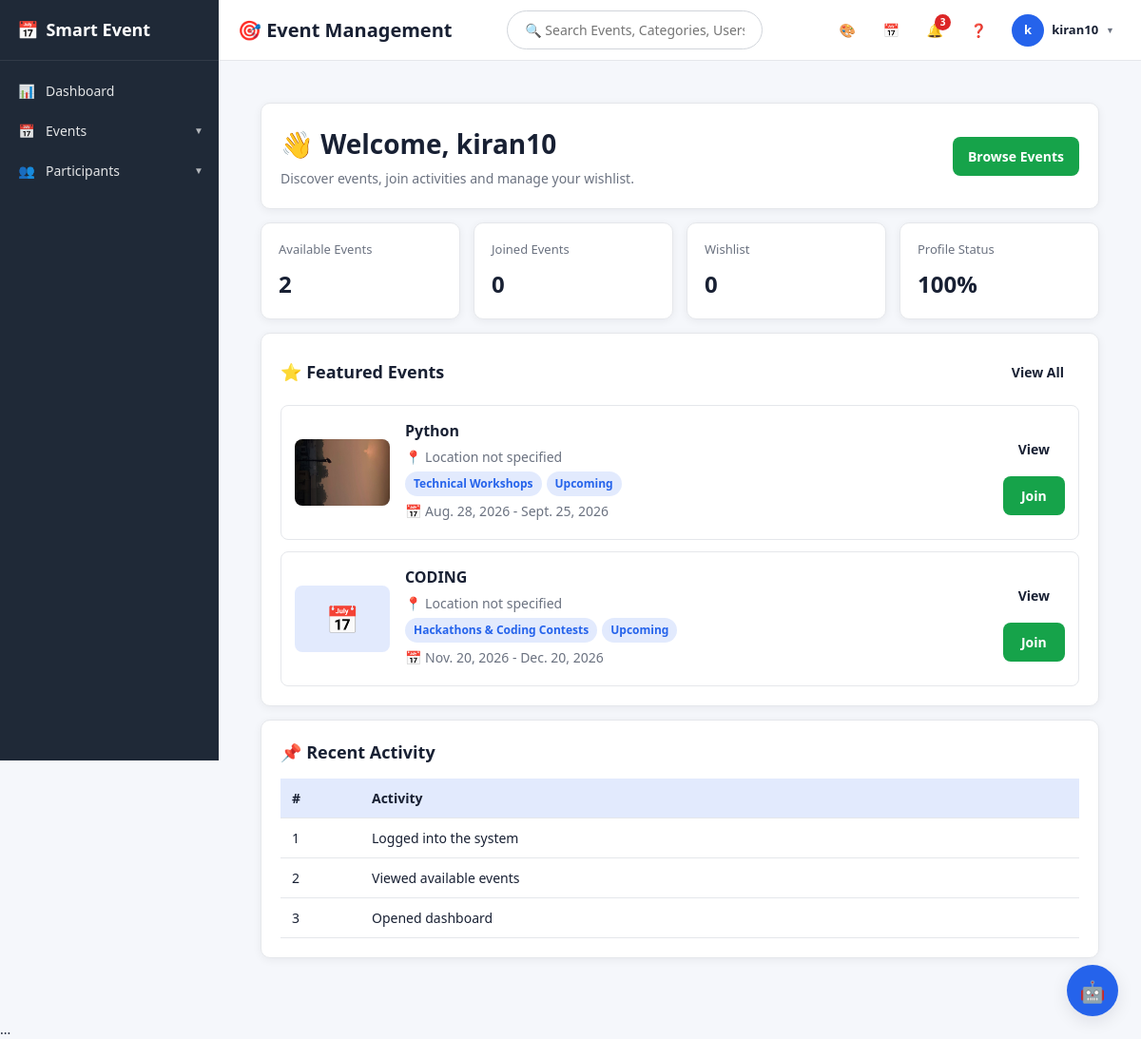
The app's page /user-dashboard/ (signed in), older data.
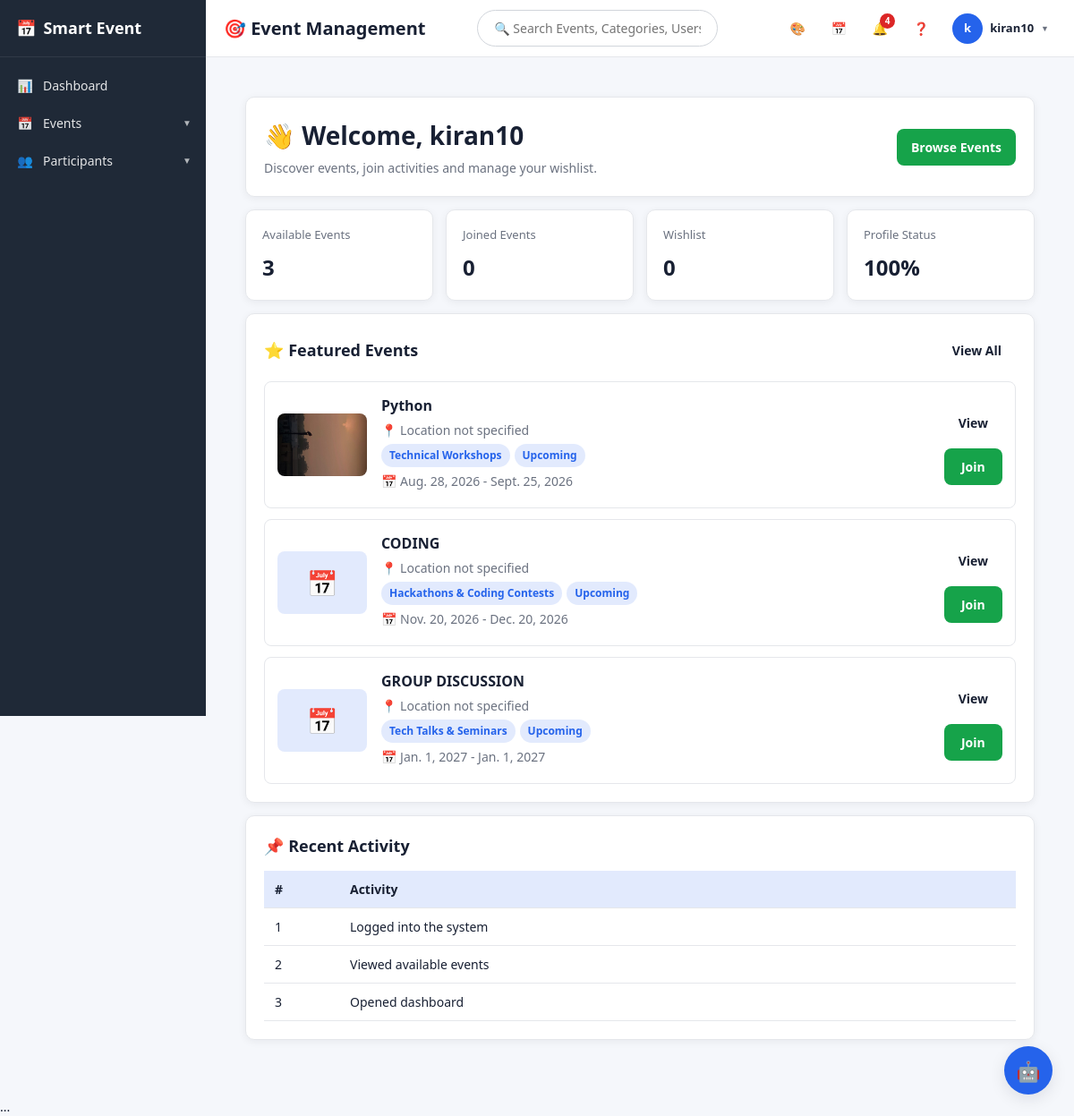
The same page, newer data.
### events/models.py (models this page shows, shortened)
class Event(models.Model):
    APPROVAL_CHOICES = [
        ('DRAFT', 'Draft'),
        ('PENDING', 'Pending Approval'),
        ('APPROVED', 'Approved'),
        ('REJECTED', 'Rejected'),
    ]
    STATUS_CHOICES = [
        ('Upcoming', 'Upcoming'),
        ('Active', 'Active'),
        ('Completed', 'Completed'),
        ('Cancelled', 'Cancelled'),
    ]
    MODE_CHOICES = [
        ('Online', 'Online'),
        ('Offline', 'Offline'),
        ('Hybrid', 'Hybrid'),
    ]
    name = models.CharField(max_length=200)
    category = models.ForeignKey(
        EventCategory,
        on_delete=models.CASCADE,
        related_name='events'
    )
    event_image = models.ImageField(
        upload_to='event_images/',
        blank=True,
        null=True
    )
    banner_image = models.ImageField(
        upload_to='event_banners/',
        blank=True,
        null=True
    )
    organizer = models.CharField(
        max_length=200,
        blank=True
    )
    owner = models.ForeignKey(
        User,
        on_delete=models.SET_NULL,
        null=True,
        blank=True,
        related_name='organized_events'
    )
    event_mode = models.CharField(
        max_length=20,
        choices=MODE_CHOICES,
        default='Offline'
    )
    venue = models.CharField(
        max_length=250,
        blank=True
    )
    location = models.CharField(
        max_length=250,
        blank=True
    )
    google_map = models.URLField(
        blank=True
    )
    registration_link = models.URLField(
        blank=True
    )
    website = models.URLField(
        blank=True
    )
    start_date = models.DateField()
    end_date = models.DateField()
    registration_deadline = models.DateField(
        null=True,
        blank=True
    )
    event_fee = models.DecimalField(
        max_digits=8,
        decimal_places=2,
        default=0
    )
    max_participants = models.PositiveIntegerField(
        null=True,
        blank=True
    )
    eligibility = models.CharField(
        max_length=300,
        blank=True
    )
    description = models.TextField(
        blank=True
    )
    requirements = models.TextField(
        blank=True
    )
    tags = models.CharField(
        max_length=300,
        blank=True
    )
    contact_person = models.CharField(
        max_length=150,
        blank=True
    )
    contact_email = models.EmailField(
        blank=True
    )
    contact_phone = models.CharField(
        max_length=20,
        blank=True
    )
    approval_status = models.CharField(
        max_length=12,
        choices=APPROVAL_CHOICES,
        default='APPROVED'
    )
    review_note = models.TextField(
        blank=True
    )
    submitted_at = models.DateTimeField(
        null=True,
        blank=True
    )
    reviewed_at = models.DateTimeField(
        null=True,
        blank=True
    )
    reviewed_by = models.ForeignKey(
        User,
        on_delete=models.SET_NULL,
        null=True,
        blank=True,
        related_name='reviewed_events'
    )
    status = models.CharField(
        max_length=20,
        choices=STATUS_CHOICES,
        default='Upcoming'
    )
    created_at = models.DateTimeField(
        auto_now_add=True
    )
    budget = models.DecimalField(
        max_digits=12,
        decimal_places=2,
        default=0
    )

class EventCategory(models.Model):
    PRIORITY_CHOICES = [
        ('High', 'High'),
        ('Medium', 'Medium'),
        ('Low', 'Low'),
    ]
    name = models.CharField(
        max_length=100,
        unique=True
    )
    category_code = models.CharField(
        max_length=20,
        unique=True,
        null=True,
        blank=True
    )
    priority = models.CharField(
        max_length=20,
        choices=PRIORITY_CHOICES,
        default='Medium'
    )
    description = models.TextField(
        blank=True
    )
    category_image = models.ImageField(
    upload_to='category_images/',
    blank=True,
    null=True
)
    def __str__(self):
        return self.name

### events/views.py (the view)
@login_required
@user_passes_test(user_or_organizer)
def user_dashboard(request):
    events = (
        Event.objects
        .filter(
            approval_status='APPROVED'
        )
        .exclude(
            status__in=[
                'Cancelled',
                'Completed'
            ]
        )
        .select_related('category')
        .order_by('start_date')
    )
    joined_events = events.filter(
        registrations__user=request.user
    )
    context = {
        'events':
            events[:6],
        'available_events_count':
            events.count(),
        'joined_events_count':
            joined_events.count(),
        'wishlist_count':
            EventWishlist.objects.filter(
                user=request.user
            ).count(),
        'notifications':
            request.user.notifications
            .order_by('-created_at')[:8],
        'unread_notifications_count':
            request.user.notifications
            .filter(is_read=False)
            .count(),
    }
    return render(
        request,
        'events/user_dashboard.html',
        context
    )

### events/views.py (called while the page is built)
def user_or_organizer(user):
    return user.is_authenticated and not user.is_staff

### templates/events/user_dashboard.html (shortened to what the changed rows need)
{% extends 'base.html' %}
{% block content %}
<div class="user-dashboard">
    <div class="dashboard-welcome card">
        <div class="dashboard-welcome-content">
            <div>
                <h1>
                    👋 Welcome, {{ user.username }}
                </h1>
            </div>
        </div>
    </div>
    <div class="dashboard-stats">
        <div class="dashboard-stat card">
            <span>
                Available Events
            </span>
            <b>
                {{ available_events_count }}
            </b>
        </div>
    </div>
    <div class="dashboard-section card">
        <div class="dashboard-section-header">
            <h2>
                ⭐ Featured Events
            </h2>
        </div>
        {% if events %}
            <div class="featured-event-list">
                {% for event in events|slice:":5" %}
                    <div class="featured-event">
                        <div class="featured-event-image">
                            {% if event.event_image %}
                                <img
                                    src="{{ event.event_image.url }}"
                                    alt="{{ event.name }}">
                            {% else %}
                                <div class="event-placeholder">
                                    📅
                                </div>
                            {% endif %}
                        </div>
                        <div class="featured-event-info">
                            <h3>
                                {{ event.name }}
                            </h3>
                            <p class="muted">
                                📍 {{ event.location|default:"Location not specified" }}
                            </p>
                            <div class="event-badges">
                                <span class="badge">
                                    {{ event.category }}
                                </span>
                                <span class="badge">
                                    {{ event.status }}
                                </span>
                            </div>
                            <p>
                                📅
                                {{ event.start_date }}
                                -
                                {{ event.end_date }}
                            </p>
                        </div>
                        <div class="featured-event-actions">
                            <a
                                href="{% url 'event_detail' event.pk %}"
                                class="btn">
                                View
                            </a>
                            <a
                                href="{% url 'join_event' event.pk %}"
                                class="btn success">
                                Join
                            </a>
                        </div>
                    </div>
                {% endfor %}
            </div>
        {% else %}
            <div class="alert">
                No events available.
            </div>
        {% endif %}
    </div>
    <div class="dashboard-section card">
        <h2>
            📌 Recent Activity
        </h2>
        <div class="dashboard-table-wrapper">
            <table class="dashboard-activity-table">
                <thead>
                    <tr>
                        <th>
                            #
                        </th>
                        <th>
                            Activity
                        </th>
                    </tr>
                </thead>
            </table>
        </div>
    </div>
</div>
{% endblock %}

### templates/base.html (shortened to what the changed rows need)
<!DOCTYPE html>
<html lang="en">
<head>
    <link
        href="https://cdn.jsdelivr.net/npm/fullcalendar@6.1.17/index.global.min.css"
        rel="stylesheet"
    >
</head>
<body
{% if user.is_authenticated %}
    class="{% if user.settings.theme_mode == 'dark' %}dark-mode{% endif %}"
    style="
        --primary: {{ user.settings.dashboard_color }};
        --primary-dark: {{ user.settings.dashboard_color }};
        --primary-light: {{ user.settings.dashboard_color }}22;
        --sidebar-active: {{ user.settings.dashboard_color }};
        --sidebar-bg: {{ user.settings.sidebar_color }};
        --topbar-bg: {{ user.settings.topbar_color }};
    "
{% endif %}
>
{% if user.is_authenticated %}
<div class="main-wrapper">
    <header class="topbar">
        <div class="topbar-actions">
            <a href="{% url 'notifications' %}"
               class="top-action"
               title="Notifications">
                🔔
                {% if unread_notifications_count %}
                    <span class="notification-count">
                        {{ unread_notifications_count }}
                    </span>
                {% endif %}
            </a>
        </div>
    </header>
    <main class="content">
        {% block content %}
        {% endblock %}
    </main>
</div>
{% endif %}
</body>
</html>

Row changes from the older to the newer data that the page shows:
added Event: name "GROUP DISCUSSION", location "Location not specified", category "Tech Talks & Seminars", status "Upcoming", start_date "Jan. 1, 2027", end_date "Jan. 1, 2027"
Text that changed along with them:
{{ unread_notifications_count }}: "3" → "4"
{{ available_events_count }}: "2" → "3"
